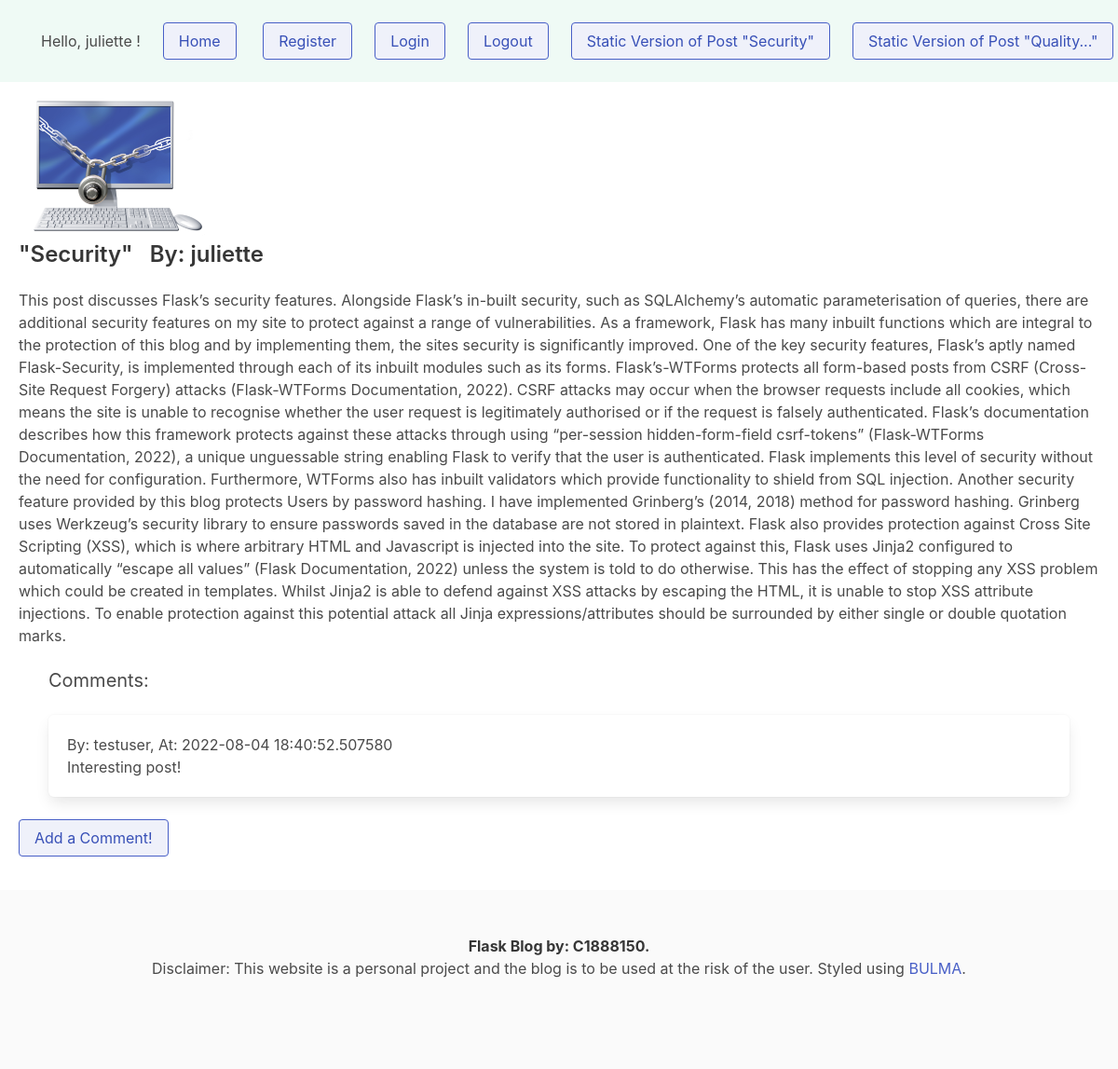
The app's page /post/1 (signed in) with its own data.
### blog/models.py (models this page shows, shortened)
class User(UserMixin,db.Model):
  id = db.Column(db.Integer, primary_key=True)
  first_name = db.Column(db.String(20), unique=False, nullable=False)
  last_name = db.Column(db.String(20), unique=False, nullable=False)
  email = db.Column(db.String(100), unique=True, nullable=False)
  hashed_password=db.Column(db.String(128))
  post = db.relationship('Post', backref='user', lazy=True)
  comment = db.relationship('Comments', backref='user', lazy=True)
  @property
  def password(self):
    raise AttributeError('Password is not readable.')

class Post(db.Model):
  id = db.Column(db.Integer, primary_key=True)
  date = db.Column(db.DateTime, nullable=False, default=datetime.utcnow)
  title = db.Column(db.Text, nullable=False)
  content_summary = db.Column(db.Text, nullable=False)
  content = db.Column(db.Text, nullable=False)
  image_file = db.Column(db.String(40), nullable=False, default='default.jpg')
  author_id = db.Column(db.Integer, db.ForeignKey('user.id'), nullable=False)

class Comments(db.Model):
  id = db.Column(db.Integer, primary_key=True)
  date = db.Column(db.DateTime, nullable=False, default=datetime.utcnow)
  body = db.Column(db.Text, nullable=False)
  author_id = db.Column(db.Integer, db.ForeignKey('user.id'), nullable=True)
  post_id = db.Column(db.Integer, db.ForeignKey('post.id'), nullable=True)

### blog/routes.py (the view)
@app.route("/post/<int:post_id>", methods=['GET','POST'])
def post(post_id):
  post=Post.query.get_or_404(post_id)
  comments_post = Comments.query.filter_by(post_id=post_id).all()
  return render_template('post.html',title=post.title,post=post, comments_post=comments_post)

### blog/models.py (called while the page is built)
@login_manager.user_loader
def load_user(user_id):
  return User.query.get(int(user_id))

### blog/templates/post.html (shortened to what this page needs)
{% extends "layout.html" %}
{% block content %}
<br>
<div class="container is-fluid">
    <img src="{{ url_for('static', filename='img/' + post.image_file) }}" width="200" height="200">
<h1 class="title is-4">"{{ post.title }}" &nbsp By: {{ post.user.first_name }}</h1>
<p>
    {{post.content}}</p>
<br>
<div class="container is-fluid">
    <h1 class="subtitle">Comments:</h1>
{% for comment in comments_post %}
<div class="box">
<p> By: {{ comment.user.first_name }}, At: {{ comment.date}} </p>
    <p>{{ comment.body }}</p>
</div>
{% endfor %}
</div>
{% if current_user.is_authenticated %}
<br>
<div class id=commentbutton>
    <a href="{{ url_for('addcomment', post_id=post.id) }}", class = "button is-link is-primary is-light is-outlined">Add a Comment!</a>&nbsp
</div>
{% endif %}
</div>
<br>
{% endblock content %}

### blog/templates/layout.html (shortened to what this page needs)
<!DOCTYPE html>
<html>
<head>
<link rel="stylesheet" href="https://cdn.jsdelivr.net/npm/bulma@0.9.4/css/bulma.min.css">
</head>
<nav class="navbar has-background-success-light	is-spaced	">
<div class="navbar-brand">
    <div class="navbar-item">
  {% if current_user.is_anonymous %}
  Hello, guest !
  {% else %}
  Hello, {{ current_user.first_name }} !
  {% endif %}
</div>
</div>
<div class="navbar-item">
<a href="{{ url_for('home') }}" class="button is-link is-primary is-light is-outlined">Home</a>&nbsp
</div>
<div class="navbar-item">
<a href="{{ url_for('register') }}" class="button is-link is-primary is-light is-outlined">Register</a>
</div>
<div class="navbar-item">
<a href="{{ url_for('login') }}" class="button is-link is-primary is-light is-outlined">Login</a>
</div>
{% if current_user.is_authenticated %}
<div class="navbar-item">
<a href="{{ url_for('logout') }}" class="button is-link is-primary is-light is-outlined">Logout</a>
</div>
{% endif %}
<div class="navbar-item">
  <a href="{{ url_for('staticposts') }}" class="button is-link is-primary is-light is-outlined">Static Version of Post "Security"</a>
  </div>
  <div class="navbar-item">
    <a href="{{ url_for('quality_usability') }}" class="button is-link is-primary is-light is-outlined">Static Version of Post "Quality..."</a>
    </div>
</nav>
<body>
<div class="columns is-flex-direction-column is-fullheight-100vh">
{% block content %}
{% endblock %}
</div>
</body>
  <footer class="footer is-align-items-self-end">
    <div class="content has-text-centered">
      <p>
        <strong>Flask Blog by: C1888150.</strong> <br> Disclaimer: This website is a personal project and the blog is to be used at the risk of the user.
         Styled using <a href="http://creativecommons.org/licenses/by-nc-sa/4.0/">BULMA</a>.
      </p>
    </div>
  </footer>
</html>

### records on screen
User: first_name "juliette", user.first_name "juliette"
Post: image_file (picture), title "Security", content "This post discusses Flask’s security features. Alongside Flask’s in-built security, such as SQLAlchemy’s automatic parameterisation of queries, there are additional security features on my site to protect against a range of vulnerabilities. As a framework, Flask has many inbuilt functions which are integral to the protection of this blog and by implementing them, the sites security is significantly improved. One of the key security features, Flask’s aptly named Flask-Security, is implemented through each of its inbuilt modules such as its forms. Flask’s-WTForms protects all form-based posts from CSRF (Cross-Site Request Forgery) attacks (Flask-WTForms Documentation, 2022). CSRF attacks may…"
Comments: user.first_name "testuser", date "2022-08-04 18:40:52.507580", body "Interesting post!"
